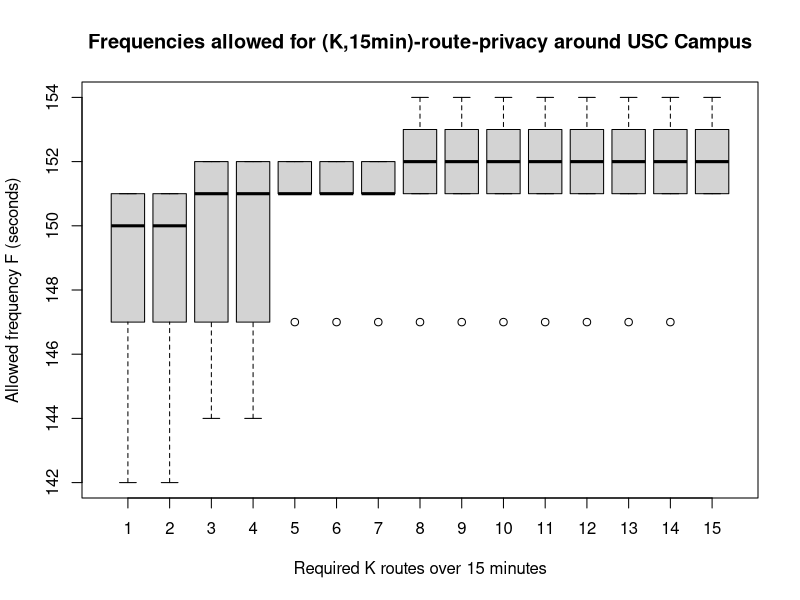

Recreate this plot in R.
 setwd('C:\\Users\\Kan Qi\\OneDrive\\WorkSpace\\K-route-privacy\\data');
 routePrivacyData = read.csv('analysisResults.csv', header=TRUE, sep=",");
 boxplot(F~K, data=routePrivacyData, main="Frequencies allowed for (K,15min)-route-privacy around USC Campus", xlab="Required K routes over 15 minutes", ylab="Allowed frequency F (seconds)");